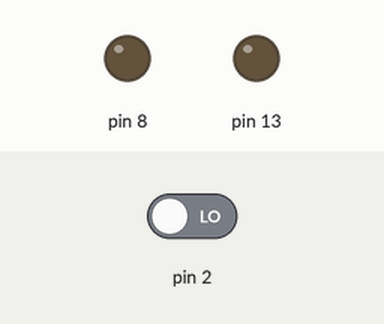
Simulated run of this sketch. Board: Arduino Uno, built with avr-gcc and run on an emulated ATmega328P. Shown: output pins drawn as LEDs (lit = HIGH). Dashed ring = blinking. The inputs (shaded band) are chosen by the test bench; at power-on: pin 2 LOW.

Above: at 1.2 s.
1.3 s: pin 2 driven HIGH
At 1.7 s:
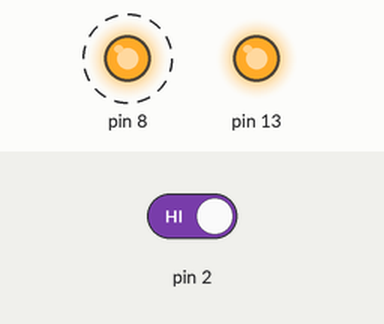
4.3 s: pin 2 driven LOW
At 4.7 s:
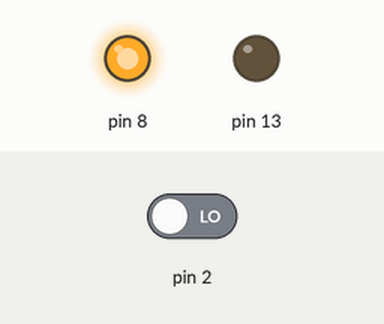
At 5.2 s:
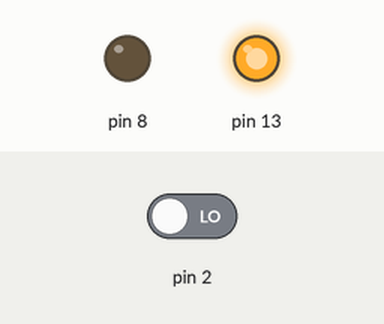
Timing chart, 0 to 7.3 s (numbered marks = the images above; inputs shaded):
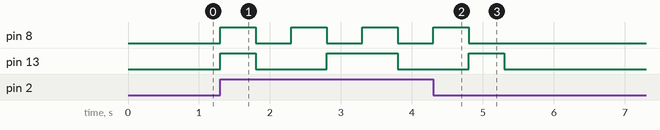

Measured:
- after the input at 1.3 s, pin 8: alternates HIGH for 0.50 s and LOW for 0.50 s, starting at once; pin 13: LOW → HIGH at once, → LOW 0.50 s later, → HIGH 1.0 s later, → LOW 1.0 s later
- after the input at 4.3 s, pin 8: goes on until 4.8 s, then stays LOW

The sketch:

button_code1.ino
```cpp
int ButtonState = 0;

void setup()
{
  	pinMode(2, INPUT);
	pinMode(13, OUTPUT);
  	pinMode(8, OUTPUT);
}

void loop()
{
	ButtonState = digitalRead(2);
    if (ButtonState == HIGH)
   	{
 		digitalWrite(8, HIGH);
      	digitalWrite(13, HIGH);
      	delay(500);
      	digitalWrite(8, LOW);
      	digitalWrite(13, LOW);
      	delay(500);
      	digitalWrite(8, HIGH);
      	digitalWrite(13, LOW);
      	delay(500);
      	digitalWrite(8, LOW);
      	digitalWrite(13, HIGH);
      	delay(500);
    }
  	else
    {
    	digitalWrite(8, LOW);
		digitalWrite(13, LOW);
    }
}
```
